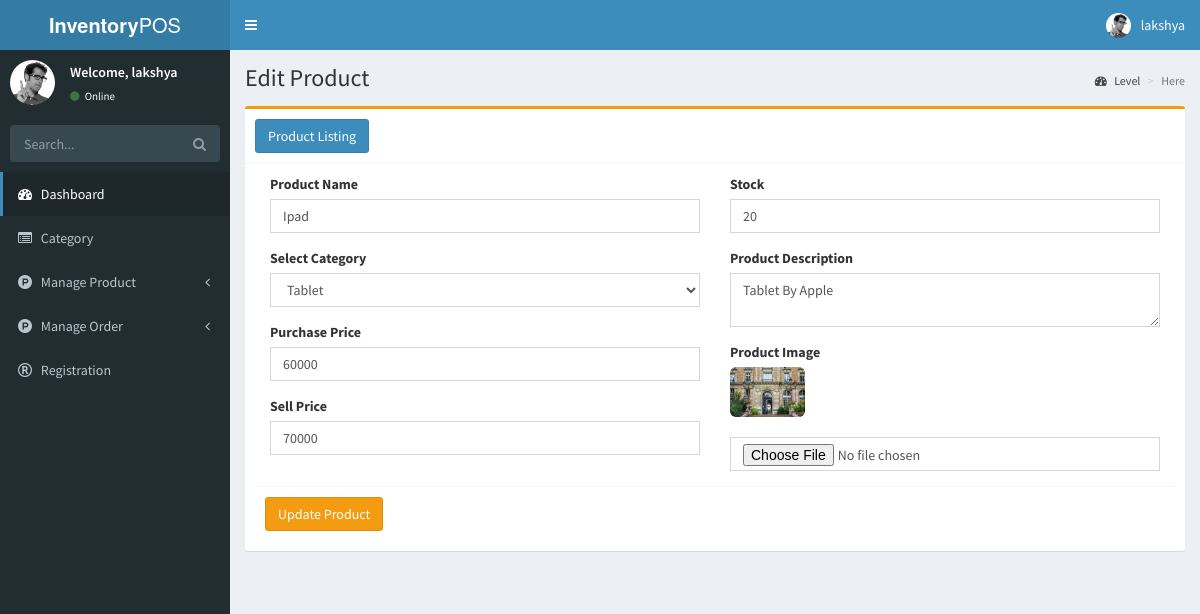
Page /editproduct.php?id=7 (signed in) on the committed database.
### tables this page shows
CREATE TABLE IF NOT EXISTS `tbl_product` (
  `productid` int(255) NOT NULL AUTO_INCREMENT,
  `productname` varchar(255) NOT NULL,
  `productcategory` varchar(255) NOT NULL,
  `purchaseprice` float NOT NULL,
  `sellprice` float NOT NULL,
  `stock` int(255) NOT NULL,
  `description` text NOT NULL,
  `productimage` varchar(255) NOT NULL,
  PRIMARY KEY (`productid`)
);

### editproduct.php (the view, shortened to what this page needs)
<?php require_once "./header.php"; ?>
        <?php
if (isset($_GET["id"]) && trim($_GET["id"]) != '') {
    $productid = trim($_GET["id"]);
    $getProduct = $pdo->prepare("SELECT * FROM `tbl_product` where `productid` = :productid");
    $getProduct->bindParam(":productid", $productid);
    if ($getProduct->execute()) {
        if ($getProduct->rowCount()) {
            $product = $getProduct->fetch(PDO::FETCH_OBJ);
        } else {
            header("refresh:1;productlist.php");
        }
    } else {
        header("refresh:1;productlist.php");
    }
} else {
    header("refresh:1;productlist.php");
}
?>
<div class="content-wrapper">
    <section class="content-header">
        <h1>
            Edit Product
        </h1>
        <ol class="breadcrumb">
            <li><a href="#"><i class="fa fa-dashboard"></i> Level</a></li>
            <li class="active">Here</li>
        </ol>
    </section>
    <section class="content container-fluid">
        <div class="box box-warning">
            <div class="box-header with-border">
                <h3 class="box-title"> <a href="productlist.php" class="btn btn-primary" role="button">Product Listing</a> </h3>
            </div>
            <div class="box-body">
                <form action="" name="fromProduct" method="post" enctype="multipart/form-data">
                    <div class="col-md-6">
                        <div class="form-group">
                            <label for="productName">Product Name</label>
                            <input type="text" class="form-control" id="productName" placeholder="Enter Product Name" name="productName" required value="<?php echo $product->productname; ?>">
                        </div>
                        <div class="form-group">
                            <label for="productcategory">Select Category</label>
                            <select class="form-control select2" name="productcategory" id="productcategory" required>
                                <?php
                                $get_category = $pdo->prepare("SELECT * FROM `tbl_category` order by `catid` DESC");
                                $get_category->execute();
                                while ($fh_category = $get_category->fetch(PDO::FETCH_OBJ)) {
                                    if ($fh_category->catid == $product->productcategory) {
                                        echo "<option selected value='" . $fh_category->catid . "'>" . $fh_category->category . "</option>";
                                    } else {
                                        echo "<option value='" . $fh_category->catid . "'>" . $fh_category->category . "</option>";
                                    }
                                }
                                ?>
                            </select>
                        </div>
                        <div class="form-group">
                            <label for="purchasePrice">Purchase Price</label>
                            <input type="number" min="1" step="1" class="form-control" id="purchasePrice" placeholder="Enter Product Purchase Price" name="purchasePrice" required value="<?php echo $product->purchaseprice; ?>">
                        </div>
                        <div class="form-group">
                            <label for="sellPrice">Sell Price</label>
                            <input type="number" min="1" step="1" class="form-control" id="sellPrice" placeholder="Enter Product Sell Price" name="sellPrice" required value="<?php echo $product->sellprice; ?>">
                        </div>
                    </div>
                    <div class="col-md-6">
                        <div class="form-group">
                            <label for="stock">Stock</label>
                            <input type="number" min="1" step="1" class="form-control" id="stock" placeholder="Enter Product Stock" name="stock" required value="<?php echo $product->stock; ?>">
                        </div>
                        <div class="form-group">
                            <label for="productDescription">Product Description</label>
                            <textarea name="productDescription" id="productDescription" class="form-control" placeholder="Enter Product Description" required><?php echo $product->description; ?></textarea>
                        </div>
                        <div class="form-group">
                            <label for="productImage">Product Image</label>
                            <br>
                            <img src="uploads/<?php echo $product->productimage; ?>" height="50px" class="img-rounded">
                            <br>
                            <br>
                            <input type="file" name="productImage" id="productImage" placeholder="Upload Product Image" class="form-control" accept="image/*">
                        </div>
                    </div>
                    <div class="clearfix"></div>
                    <div class="box-footer">
                        <button type="submit" class="btn btn-warning" name="btnEditProduct">Update Product</button>
                    </div>
                </form>
            </div>
        </div>
    </section>
</div>
<?php require_once "./footer.php"; ?>

### rows in the picture
tbl_product: productName "Ipad", purchasePrice "60000", sellPrice "70000", stock "20", productDescription "Tablet By Apple", productimage (picture)

### other values in the picture
$_SESSION["username"] "lakshya"
form field productcategory "Tablet"
